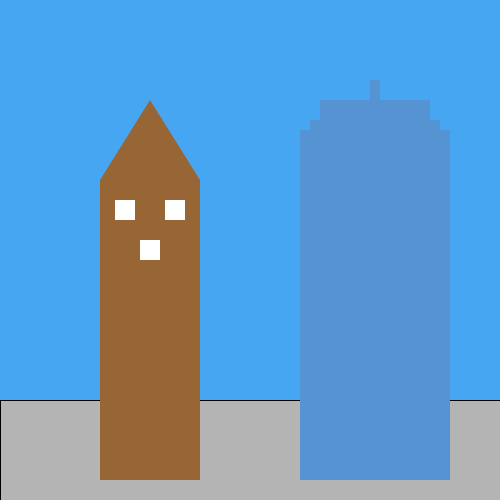
Frame 1 (no input)
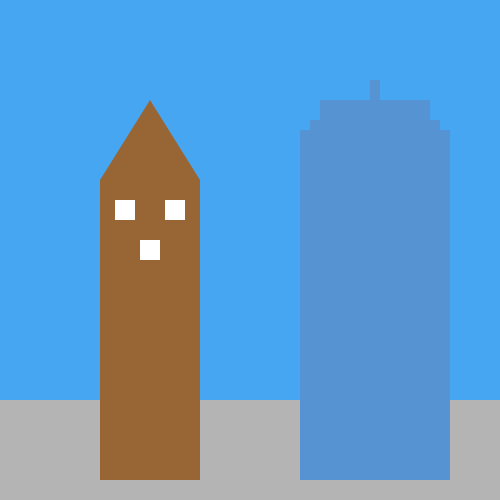
Frame 60 (the mouse pressed at the canvas centre just before this capture)
Frame 120 (the mouse held since frame 60 and released just before this capture): identical to frame 60, image omitted

The Processing sketch that drew these frames (run headless with seeded random() and noise(); from frame 60 on, the mouse is pressed at the canvas centre):

// Processing sketch: Ashley_Kuo___building_function
// ── Ashley_Kuo___building_function.pde
/*
Ashley Kuo
 6/30/22
 */

float y;
int building1;
void setup() {
  size(500, 500);
}
void draw() {
  background(#47A6F2);
  fill(#B4B4B4);
  rect(0, 400, 500, 500);
  building1(100, y);
  building2(100, y);
}

void building1(float x, float y) {
  noStroke();
  fill(#986634);
  rect(100, 180, 100, 300);
  triangle(100, 180, 200, 180, 150, 100);
  fill(#ffffff);
  square(115, 200, 20);
  square(165, 200, 20);
  square(140, 240, 20);
}

void building2(float x, float y) {
  noStroke();
  fill(#5593D3);
  rect(300, 130, 150, 350);
  rect(310, 120, 130, 80);
  rect(320, 100, 110, 80);
  rect(370, 80, 10, 50);
}
